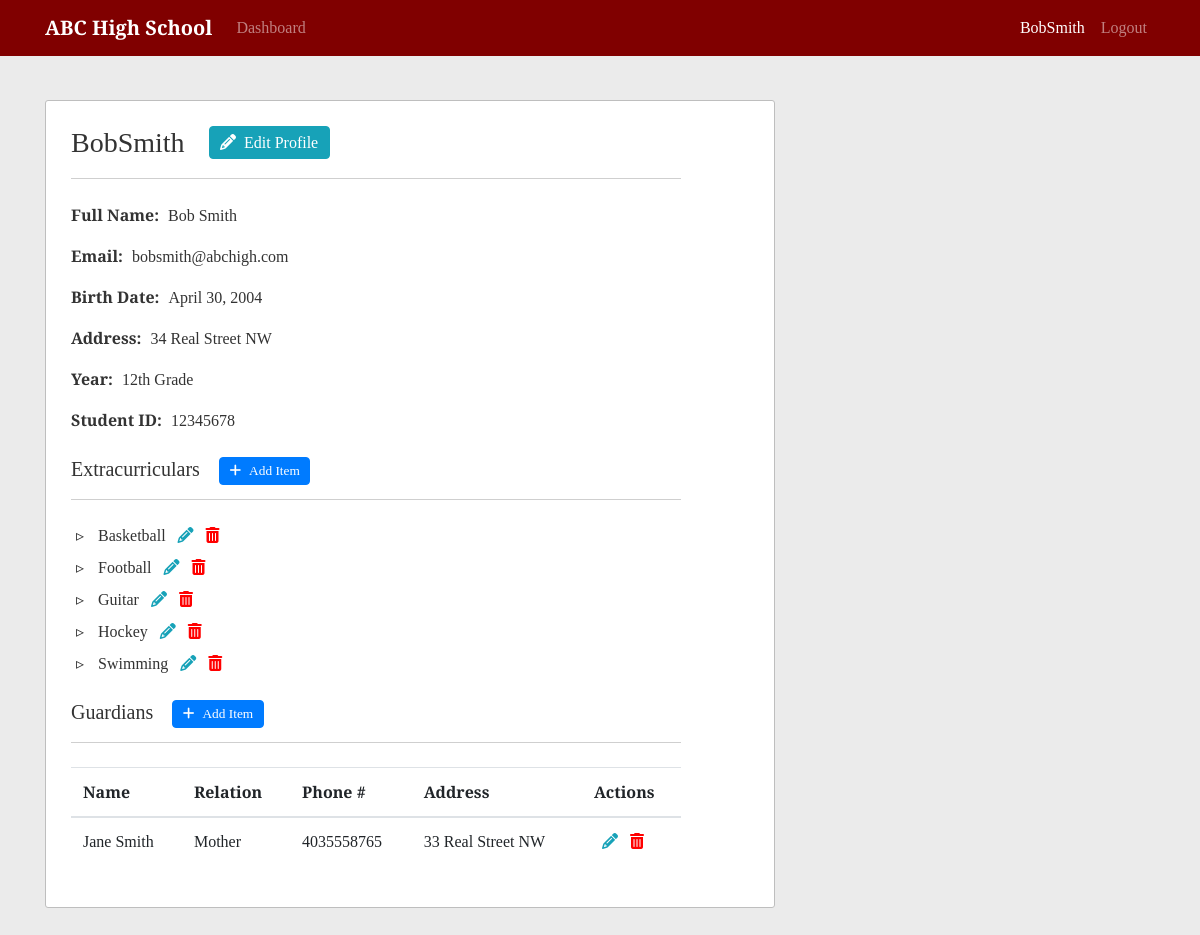
Before: /profile/BobSmith/ (signed in) with the older database file.
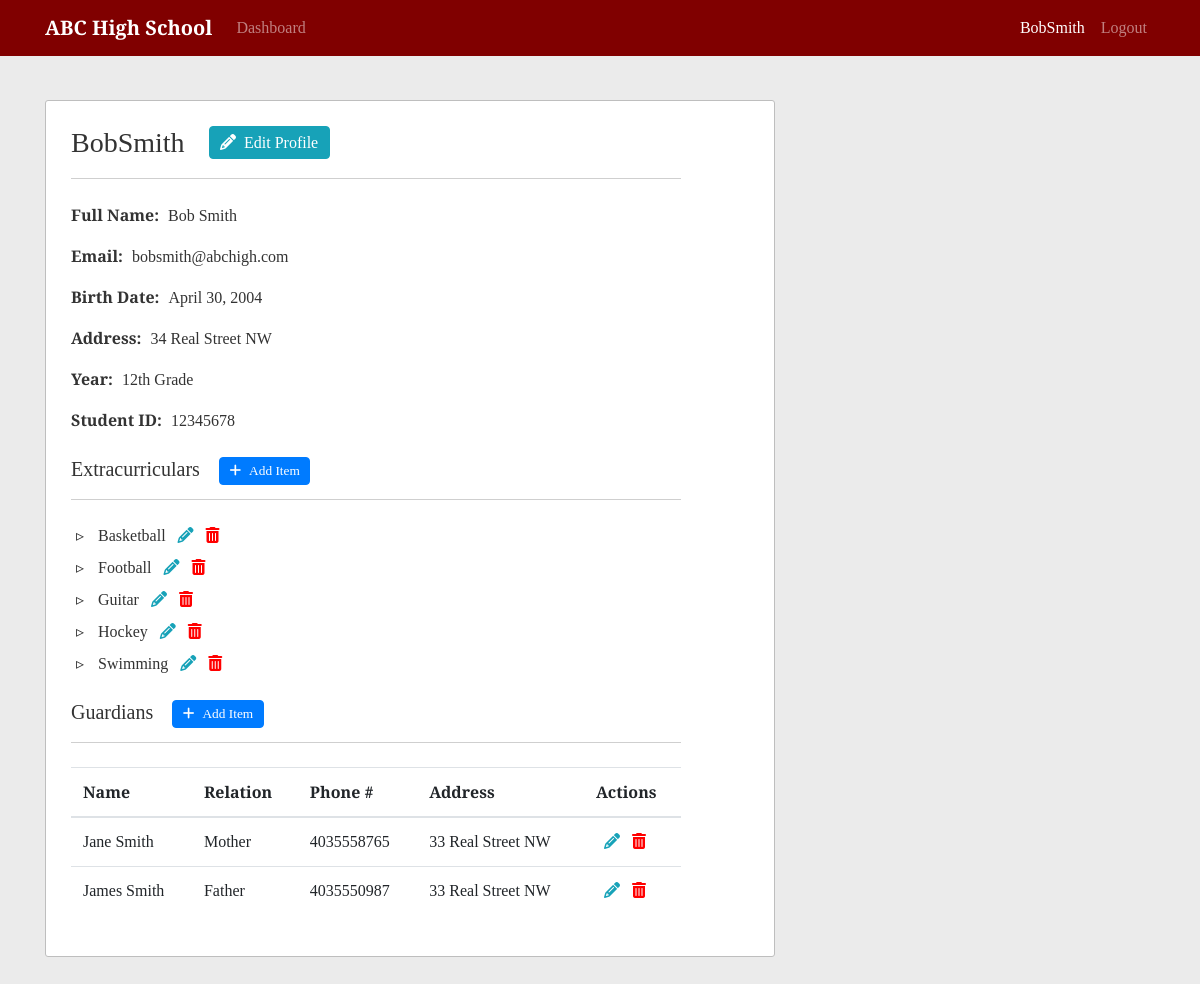
After: the same page with the newer database file.
### users/models.py (models this page shows, shortened)
class Profile(models.Model):
    user = models.OneToOneField(User, on_delete=models.CASCADE)
    birth_date = models.DateField(null=True, blank=True)
    address = models.CharField(max_length=255, blank=True)

class Student(models.Model):
    GRADE_TEN = '10'
    GRADE_ELEVEN = '11'
    GRADE_TWELVE = '12'
    YEAR_CHOICES = [
        (GRADE_TEN, '10th Grade'),
        (GRADE_ELEVEN, '11th Grade'),
        (GRADE_TWELVE, '12th Grade')
    ]
    user = models.OneToOneField(User, on_delete=models.CASCADE, primary_key=True)
    year = models.CharField(max_length=2, choices=YEAR_CHOICES)
    student_id_no = models.PositiveIntegerField(unique=True)

### school/models.py (models this page shows, shortened)
class ExtraCurricular(models.Model):
    student = models.ForeignKey(Student, on_delete=models.CASCADE)
    activity_name = models.CharField(max_length=100)
    class Meta:
        unique_together = ['student', 'activity_name']

class Guardian(models.Model):
    student = models.ForeignKey(Student, on_delete=models.CASCADE)
    first_name = models.CharField(max_length=255)
    last_name = models.CharField(max_length=255)
    phone_number = models.CharField(max_length=20)
    address = models.CharField(max_length=255)
    relation = models.CharField(max_length=255)
    class Meta:
        unique_together = ['student', 'first_name', 'last_name']

### users/views.py (the view, shortened to what this page needs)
# urls.py: path('profile/<str:username>/', user_views.profile, name='profile'),
def profile(request, **kwargs):
    if not (request.user.is_authenticated):
        return redirect('login')
    user = request.user
    profile_user = User.objects.filter(username=kwargs.get('username')).first()
    if not profile_user:
        return redirect('access-denied')
    temp_student = Student.objects.filter(user=profile_user).first()
    extra_curriculars = ExtraCurricular.objects.filter(student=temp_student)
    guardians = Guardian.objects.filter(student=temp_student)
    temp_instructor = Instructor.objects.filter(user=profile_user).first()
    taught_courses = Course.objects.filter(instructor=temp_instructor)
    context = {
        'kwargs': kwargs,
        'profile_user': profile_user,
        'extra_curriculars': extra_curriculars,
        'guardians': guardians,
        'taught_courses': taught_courses
    }
    if user.is_superuser:
        return render(request, 'users/profile.html', context=context)
    if (profile_user.is_superuser):
        return redirect('access-denied')
    if (user == profile_user):
        return render(request, 'users/profile.html', context=context)

### users/templates/users/profile.html (shortened to what this page needs)
{% extends "school/content.html" %}
{% block content %}
  <div class="content-section">
    <div class="content-title">
      <h3 class="profile-title">{{ kwargs.username }}</h3>
      {% if user.username == kwargs.username %}
        <a class="btn btn-info profile-button" href="{% url 'update-profile' user.profile.id %}"><i class="fas fa-pencil-alt mr-2"></i>Edit Profile</a>
      {% endif %}
    </div>
    <p>
      <span class="data-title">Full Name:</span>
      <span class="data-content">{{ profile_user.first_name }} {{ profile_user.last_name }}</span>
    </p>
    <p>
      <span class="data-title">Email:</span>
      <span class="data-content">{{ profile_user.email }}</span>
    </p>
    <p>
      <span class="data-title">Birth Date:</span>
      <span class="data-content">{{ profile_user.profile.birth_date }}</span>
    </p>
    <p>
      <span class="data-title">Address:</span>
      <span class="data-content">{{ profile_user.profile.address }}</span>
    </p>
    {% if profile_user.student %}
      <p>
        <span class="data-title">Year:</span>
        <span class="data-content">{{ profile_user.student.get_year_display }}</span>
      </p>
      <p>
        <span class="data-title">Student ID:</span>
        <span class="data-content">{{ profile_user.student.student_id_no }}</span>
      </p>
      <div class="content-title mt-4">
        <h5 class="profile-title">Extracurriculars</h5>
        {% if user.username == kwargs.username %}
          <a class="btn btn-primary sub-profile-button" href="{% url 'create-extra-curricular' %}"><i class="fas fa-plus mr-2"></i>Add Item</a>
        {% endif %}
      </div>
      {% if extra_curriculars %}
        <ul class="profile-list">
        {% for extra_curricular in extra_curriculars %}
          <li class="profile-list-item">
            {{ extra_curricular.activity_name }}
            {% if user.username == kwargs.username %}
              <span class="inline-row-buttons">
                <a class="edit-link" href="{% url 'update-extra-curricular' extra_curricular.id %}"><i class="fas fa-pencil-alt ml-2"></i></a>
                <a class="delete-link" href="#"><i class="fas fa-trash-alt ml-2"></i></a>
              </span>
            {% endif %}
          </li>
        {% endfor %}
        </ul>
      {% else %}
        <p>No extracurricular activities</p>
      {% endif %}
      <div class="content-title mt-4">
        <h5 class="profile-title">Guardians</h5>
        {% if user.username == kwargs.username %}
          <a class="btn btn-primary sub-profile-button" href="{% url 'create-guardian' %}"><i class="fas fa-plus mr-2"></i>Add Item</a>
        {% endif %}
      </div>
      {% if guardians %}
        <div class="table-responsive">
          <table class="table content-table">
            <thead>
              <tr>
                <th scope="col">Name</th>
                <th scope="col">Relation</th>
                <th scope="col">Phone #</th>
                <th scope="col">Address</th>
                {% if user.username == kwargs.username %}
                  <th scope="col">Actions</th>
                {% endif %}
              </tr>
            </thead>
            <tbody>
              {% for guardian in guardians %}
                <tr>
                  <td scope="row">{{ guardian.first_name }} {{ guardian.last_name }}</th>
                  <td>{{ guardian.relation }}</td>
                  <td>{{ guardian.phone_number }}</td>
                  <td>{{ guardian.address }}</td>
                  {% if user.username == kwargs.username %}
                    <td>
                      <span class="inline-row-buttons">
                        <a class="edit-link" href="#"><i class="fas fa-pencil-alt ml-2"></i></a>
                        <a class="delete-link" href="#"><i class="fas fa-trash-alt ml-2"></i></a>
                      </span>
                    </td>
                  {% endif %}
                </tr>
              {% endfor %}
            </tbody>
          </table>
        </div>
      {% else %}
        <p>No guardians</p>
      {% endif %}
    {% endif %}
  </div>
{% endblock content %}

### school/templates/school/content.html (shortened to what this page needs)
{% extends "school/base.html" %}
{% block display %}
  <div class="row">
    <div class="col-md-8">
      {% block content %}{% endblock %}
    </div>
  </div>
{% endblock display %}

### school/templates/school/base.html (shortened to what this page needs)
{% load static %}
<!DOCTYPE html>
<html lang="en">
  <head>
    <link rel="stylesheet" href="https://stackpath.bootstrapcdn.com/bootstrap/4.3.1/css/bootstrap.min.css">
    <link rel="stylesheet" href="https://cdnjs.cloudflare.com/ajax/libs/datepicker/0.6.5/datepicker.min.css" />
    <link rel="stylesheet" href="{% static 'school/main.css' %}">
  </head>
  <body>
    <nav class="navbar navbar-expand-md navbar-dark fixed-top">
      <div class="container">
        <a class="navbar-brand" href="/">ABC High School</a>
        <div class="collapse navbar-collapse" id="navbarCollapse">
          <div class="navbar-nav mr-auto">
            {% if user.is_authenticated %}
              <a class="nav-item nav-link {% if request.resolver_match.url_name == 'user-dashboard' %}active{% endif %}" href="{% url 'home' %}">Dashboard</a>
            {% else %}
              <a class="nav-item nav-link {% if request.resolver_match.url_name == 'home' %}active{% endif %}" href="{% url 'home' %}">Home</a>
            {% endif %}
          </div>
          <div class="navbar-nav">
            {% if user.is_authenticated %}
              <a class="nav-item nav-link {% if request.resolver_match.url_name == 'profile' and user.username == kwargs.username %}active{% endif %}" href="{% url 'profile' user.username %}">{{ user }}</a>
              <a class="nav-item nav-link" href="{% url 'logout' %}">Logout</a>
            {% else %}
              <a class="nav-item nav-link {% if request.resolver_match.url_name == 'login' %}active{% endif %}" href="{% url 'login' %}">Sign In</a>
            {% endif %}
          </div>
        </div>
      </div>
    </nav>
    <div class="container main-body">
      {% block display %}{% endblock display %}
    </div>
  </body>
</html>

### school/static/school/main.css (style rules this page uses)
body { background: #ebebeb; color: #333333; margin-top: 5rem; font-family: 'Arvo', serif; }
.navbar { background-color: #800000; }
.navbar-brand { font-weight: 700; }
.main-body { margin-top: 100px; margin-bottom: 60px; }
.content-section { background-color:#ffffff; border: 1px solid #bebebe; border-radius: 3px; padding: 25px; margin-bottom: 50px; }
.content-title { border-bottom: 1px solid #cfcfcf; padding-bottom: 10px; margin-bottom: 24px; width: 90%; }
.profile-title { display: inline-block; }
.profile-button { margin-left: 20px; vertical-align: top; padding: .23rem .65rem; }
.sub-profile-button { margin-left: 15px; font-size: smaller; vertical-align: top; padding: .2rem .6rem; }
.inline-row-buttons a { color: #333333; }
.inline-row-buttons a.edit-link { color: #17a2b8; }
.inline-row-buttons a.delete-link { color: #ff0000; }
.content-table { width: 90%; }
.data-title { font-weight: 700; margin-right: 5px; }
.data-content { display: inline-block; }
.profile-list { padding-inline-start: 5px; }
.profile-list-item { list-style: none; margin: 0.5rem 0; }
.profile-list-item::before { content: "\25B9"; margin-right: 10px; }

Changed rows visible on the page:
added Guardian: first_name "James", last_name "Smith", relation "Father", phone_number "4035550987", address "33 Real Street NW"
